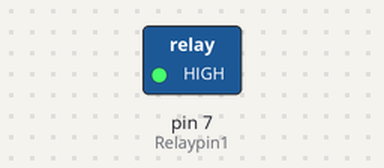
Bench run of a sketch on a simulated Arduino Uno, built with avr-gcc and run on an emulated ATmega328P. On the bench: switched loads named in the sketch (green lamp = pin HIGH). Dashed ring = blinking.

Above: at 0.5 s.
Timing chart, 0 to 3.5 s (numbered marks = the images above):
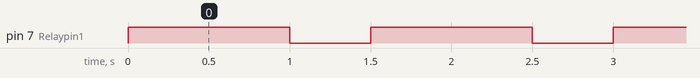

The sketch:

4_Water_Pump_Motor.ino
```cpp
int Relaypin1 = 7;                        //relay 신호핀 설정

void setup() {
  pinMode(Relaypin1, OUTPUT);             // 릴레이 제어 1번핀을 출력으로 설정
}

void loop() {
  digitalWrite(Relaypin1, HIGH);           //릴레이모듈(워터펌프) 동작
  delay(1000);
  digitalWrite(Relaypin1, LOW);          //릴레이모듈(워터펌프) 동작정지
  delay(500);
}
```

Measured:
- by itself, pin 7 (Relaypin1): alternates HIGH for 1.0 s and LOW for 0.50 s
